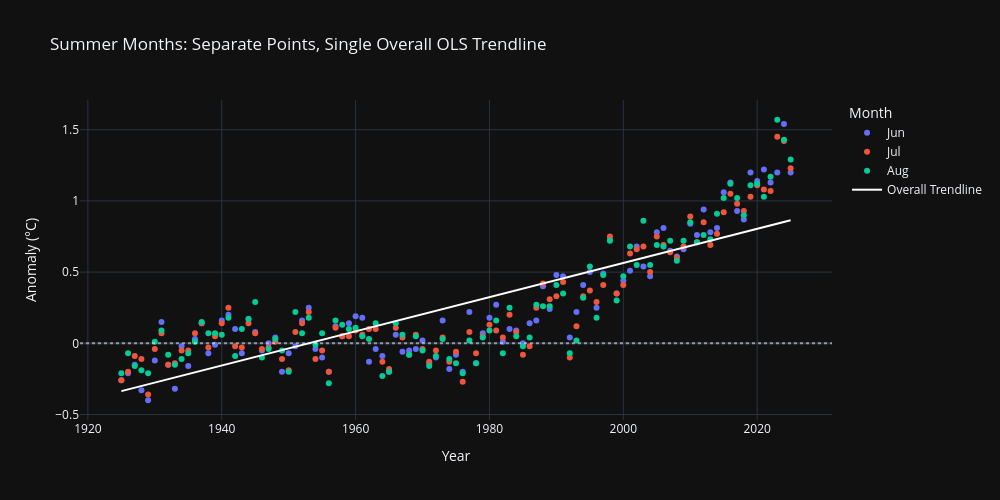

Notebook code for this chart:
### Markdown cell above
## 6. June vs July vs August — separate monthly points, single overall trendline

Chart 6 uses `color="Month"` + `trendline="ols"`, so px fits one trendline **per month**.
Here we keep the per-month coloured points but show only **one pooled OLS trendline**.
Both layers are built with Plotly Express — the trendline itself is still generated by
`px.scatter(..., trendline="ols")` (no `color=` → single fit), then overlaid.

### Code cell
fig3_single = px.scatter(
    monthly,
    x="Year", y="Anomaly", color="Month",
    title="Summer Months: Separate Points, Single Overall OLS Trendline",
    labels={"Anomaly": "Anomaly (°C)"},
        trendline="ols",
    trendline_color_override="white",
    trendline_scope="overall"
)

fig3_single.add_hline(y=0, line_dash="dot", line_color="white", opacity=0.5)
fig3_single.show()

### Figure 1 — Plotly figure (JSON) as saved in the notebook; plotly's stock layout.template omitted (floating-point values rounded to 4 significant figures; data arrays with more than 128 entries replaced by an {"elided": "..."} marker saying what was removed)
{"data": [{"hovertemplate": "Month=Jun<br>Year=%{x}<br>Anomaly (°C)=%{y}<extra></extra>", "legendgroup": "Jun", "marker": {"color": "#636efa", "symbol": "circle"}, "mode": "markers", "name": "Jun", "orientation": "v", "showlegend": true, "type": "scatter", "x": [1925, 1926, 1927, 1928, 1929, 1930, 1931, 1932, 1933, 1934, 1935, 1936, 1937, 1938, 1939, 1940, 1941, 1942, 1943, 1944, 1945, 1946, 1947, 1948, 1949, 1950, 1951, 1952, 1953, 1954, 1955, 1956, 1957, 1958, 1959, 1960, 1961, 1962, 1963, 1964, 1965, 1966, 1967, 1968, 1969, 1970, 1971, 1972, 1973, 1974, 1975, 1976, 1977, 1978, 1979, 1980, 1981, 1982, 1983, 1984, 1985, 1986, 1987, 1988, 1989, 1990, 1991, 1992, 1993, 1994, 1995, 1996, 1997, 1998, 1999, 2000, 2001, 2002, 2003, 2004, 2005, 2006, 2007, 2008, 2009, 2010, 2011, 2012, 2013, 2014, 2015, 2016, 2017, 2018, 2019, 2020, 2021, 2022, 2023, 2024, 2025], "xaxis": "x", "y": [-0.26, -0.21, -0.15, -0.33, -0.4, -0.12, 0.15, -0.15, -0.32, -0.02, -0.16, 0.03, 0.14, -0.07, -0.01, 0.16, 0.2, 0.1, -0.07, 0.17, 0.08, -0.05, 0.0, 0.04, -0.2, -0.07, -0.02, 0.16, 0.25, -0.04, -0.1, -0.2, 0.12, 0.05, 0.14, 0.19, 0.18, -0.13, -0.04, -0.09, -0.2, 0.06, -0.06, -0.05, -0.04, 0.02, -0.14, -0.1, 0.16, -0.18, -0.08, -0.2, 0.22, -0.14, 0.07, 0.18, 0.27, 0.01, 0.1, 0.09, 0.0, 0.14, 0.16, 0.4, 0.24, 0.48, 0.47, 0.04, 0.22, 0.41, 0.5, 0.25, 0.49, 0.73, 0.35, 0.44, 0.51, 0.68, 0.54, 0.47, 0.78, 0.81, 0.65, 0.61, 0.66, 0.84, 0.76, 0.94, 0.78, 0.81, 1.06, 1.13, 0.93, 0.87, 1.2, 1.14, 1.22, 1.13, 1.2, 1.54, 1.2], "yaxis": "y"}, {"hovertemplate": "Month=Jul<br>Year=%{x}<br>Anomaly (°C)=%{y}<extra></extra>", "legendgroup": "Jul", "marker": {"color": "#EF553B", "symbol": "circle"}, "mode": "markers", "name": "Jul", "orientation": "v", "showlegend": true, "type": "scatter", "x": [1925, 1926, 1927, 1928, 1929, 1930, 1931, 1932, 1933, 1934, 1935, 1936, 1937, 1938, 1939, 1940, 1941, 1942, 1943, 1944, 1945, 1946, 1947, 1948, 1949, 1950, 1951, 1952, 1953, 1954, 1955, 1956, 1957, 1958, 1959, 1960, 1961, 1962, 1963, 1964, 1965, 1966, 1967, 1968, 1969, 1970, 1971, 1972, 1973, 1974, 1975, 1976, 1977, 1978, 1979, 1980, 1981, 1982, 1983, 1984, 1985, 1986, 1987, 1988, 1989, 1990, 1991, 1992, 1993, 1994, 1995, 1996, 1997, 1998, 1999, 2000, 2001, 2002, 2003, 2004, 2005, 2006, 2007, 2008, 2009, 2010, 2011, 2012, 2013, 2014, 2015, 2016, 2017, 2018, 2019, 2020, 2021, 2022, 2023, 2024, 2025], "xaxis": "x", "y": [-0.26, -0.2, -0.09, -0.11, -0.36, -0.04, 0.07, -0.15, -0.14, -0.05, -0.05, 0.07, 0.14, -0.03, 0.05, 0.14, 0.25, -0.02, -0.03, 0.14, 0.07, -0.04, -0.03, 0.01, -0.11, -0.19, 0.08, 0.14, 0.22, -0.11, -0.05, -0.2, 0.11, 0.05, 0.05, 0.09, 0.06, 0.1, 0.1, -0.13, -0.18, 0.11, 0.04, -0.08, 0.06, -0.04, -0.13, -0.05, 0.04, -0.13, -0.06, -0.27, 0.08, -0.07, 0.05, 0.13, 0.09, 0.04, 0.2, 0.08, -0.08, -0.02, 0.25, 0.42, 0.31, 0.33, 0.43, -0.1, 0.12, 0.33, 0.37, 0.29, 0.41, 0.75, 0.35, 0.41, 0.63, 0.66, 0.68, 0.5, 0.75, 0.69, 0.64, 0.6, 0.68, 0.89, 0.71, 0.85, 0.69, 0.77, 0.92, 1.05, 0.98, 0.93, 1.03, 1.11, 1.08, 1.07, 1.45, 1.42, 1.23], "yaxis": "y"}, {"hovertemplate": "Month=Aug<br>Year=%{x}<br>Anomaly (°C)=%{y}<extra></extra>", "legendgroup": "Aug", "marker": {"color": "#00cc96", "symbol": "circle"}, "mode": "markers", "name": "Aug", "orientation": "v", "showlegend": true, "type": "scatter", "x": [1925, 1926, 1927, 1928, 1929, 1930, 1931, 1932, 1933, 1934, 1935, 1936, 1937, 1938, 1939, 1940, 1941, 1942, 1943, 1944, 1945, 1946, 1947, 1948, 1949, 1950, 1951, 1952, 1953, 1954, 1955, 1956, 1957, 1958, 1959, 1960, 1961, 1962, 1963, 1964, 1965, 1966, 1967, 1968, 1969, 1970, 1971, 1972, 1973, 1974, 1975, 1976, 1977, 1978, 1979, 1980, 1981, 1982, 1983, 1984, 1985, 1986, 1987, 1988, 1989, 1990, 1991, 1992, 1993, 1994, 1995, 1996, 1997, 1998, 1999, 2000, 2001, 2002, 2003, 2004, 2005, 2006, 2007, 2008, 2009, 2010, 2011, 2012, 2013, 2014, 2015, 2016, 2017, 2018, 2019, 2020, 2021, 2022, 2023, 2024, 2025], "xaxis": "x", "y": [-0.21, -0.07, -0.16, -0.19, -0.21, 0.01, 0.09, -0.08, -0.15, -0.11, -0.07, 0.01, 0.15, 0.07, 0.07, 0.06, 0.18, -0.09, 0.1, 0.17, 0.29, -0.1, -0.04, 0.03, -0.05, -0.2, 0.22, 0.07, 0.18, -0.01, 0.07, -0.28, 0.16, 0.13, 0.1, 0.11, 0.05, 0.03, 0.14, -0.23, -0.2, 0.14, 0.06, -0.08, 0.05, -0.05, -0.16, -0.09, 0.03, -0.11, -0.14, -0.21, 0.02, -0.14, 0.04, 0.09, 0.16, -0.07, 0.25, 0.05, -0.02, 0.04, 0.27, 0.26, 0.26, 0.41, 0.35, -0.07, 0.02, 0.32, 0.54, 0.18, 0.48, 0.72, 0.3, 0.47, 0.68, 0.55, 0.86, 0.55, 0.69, 0.68, 0.72, 0.58, 0.72, 0.85, 0.71, 0.76, 0.73, 0.91, 1.02, 1.12, 1.02, 0.9, 1.11, 1.12, 1.03, 1.17, 1.57, 1.43, 1.29], "yaxis": "y"}, {"hovertemplate": "<b>OLS trendline</b><br>Anomaly = 0.011996 * Year + -23.4282<br>R<sup>2</sup>=0.685214<br><br>Year=%{x}<br>Anomaly (°C)=%{y} <b>(trend)</b><extra></extra>", "legendgroup": "Overall Trendline", "line": {"color": "white"}, "mode": "lines", "name": "Overall Trendline", "showlegend": true, "type": "scatter", "x": {"elided": "303 int values"}, "xaxis": "x", "y": {"elided": "303 float values"}, "yaxis": "y"}], "layout": {"height": 500, "legend": {"title": {"text": "Month"}, "tracegroupgap": 0}, "shapes": [{"line": {"color": "white", "dash": "dot"}, "opacity": 0.5, "type": "line", "x0": 0, "x1": 1, "xref": "x domain", "y0": 0, "y1": 0, "yref": "y"}], "title": {"text": "Summer Months: Separate Points, Single Overall OLS Trendline"}, "width": 1000, "xaxis": {"anchor": "y", "domain": [0, 1], "title": {"text": "Year"}}, "yaxis": {"anchor": "x", "domain": [0, 1], "title": {"text": "Anomaly (°C)"}}}}
